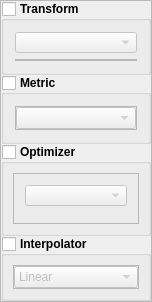
<?xml version="1.0" encoding="UTF-8"?>
<ui version="4.0">
 <class>QmitkRigidRegistrationSelector</class>
 <widget class="QWidget" name="QmitkRigidRegistrationSelector">
  <property name="geometry">
   <rect>
    <x>0</x>
    <y>0</y>
    <width>130</width>
    <height>302</height>
   </rect>
  </property>
  <property name="minimumSize">
   <size>
    <width>0</width>
    <height>0</height>
   </size>
  </property>
  <property name="windowTitle">
   <string>QmitkRigidRegistrationSelector</string>
  </property>
  <layout class="QVBoxLayout" name="verticalLayout_96">
   <property name="spacing">
    <number>0</number>
   </property>
   <property name="margin">
    <number>0</number>
   </property>
   <item>
    <widget class="QFrame" name="frame3">
     <property name="frameShape">
      <enum>QFrame::StyledPanel</enum>
     </property>
     <property name="frameShadow">
      <enum>QFrame::Raised</enum>
     </property>
     <layout class="QVBoxLayout" name="verticalLayout_121">
      <property name="spacing">
       <number>0</number>
      </property>
      <property name="margin">
       <number>0</number>
      </property>
      <item>
       <widget class="QGroupBox" name="m_TransformGroup">
        <property name="font">
         <font>
          <weight>75</weight>
          <bold>true</bold>
         </font>
        </property>
        <property name="title">
         <string>Transform</string>
        </property>
        <property name="flat">
         <bool>true</bool>
        </property>
        <property name="checkable">
         <bool>true</bool>
        </property>
        <property name="checked">
         <bool>false</bool>
        </property>
        <layout class="QVBoxLayout" name="verticalLayout_3">
         <item>
          <widget class="QComboBox" name="m_TransformBox">
           <property name="enabled">
            <bool>true</bool>
           </property>
           <property name="minimumSize">
            <size>
             <width>0</width>
             <height>20</height>
            </size>
           </property>
           <property name="font">
            <font>
             <weight>50</weight>
             <bold>false</bold>
            </font>
           </property>
           <property name="duplicatesEnabled">
            <bool>false</bool>
           </property>
          </widget>
         </item>
         <item>
          <widget class="QFrame" name="m_TransformFrame">
           <property name="enabled">
            <bool>true</bool>
           </property>
           <property name="frameShape">
            <enum>QFrame::StyledPanel</enum>
           </property>
           <property name="frameShadow">
            <enum>QFrame::Raised</enum>
           </property>
           <layout class="QVBoxLayout" name="verticalLayout_5">
            <property name="spacing">
             <number>0</number>
            </property>
            <property name="margin">
             <number>0</number>
            </property>
            <item>
             <widget class="QStackedWidget" name="m_TransformWidgetStack">
              <widget class="QWidget" name="page_3"/>
             </widget>
            </item>
           </layout>
          </widget>
         </item>
        </layout>
       </widget>
      </item>
      <item>
       <widget class="QGroupBox" name="m_MetricGroup">
        <property name="font">
         <font>
          <weight>75</weight>
          <bold>true</bold>
         </font>
        </property>
        <property name="title">
         <string>Metric</string>
        </property>
        <property name="flat">
         <bool>true</bool>
        </property>
        <property name="checkable">
         <bool>true</bool>
        </property>
        <property name="checked">
         <bool>false</bool>
        </property>
        <layout class="QVBoxLayout" name="verticalLayout_94">
         <item>
          <widget class="QFrame" name="m_MetricFrame">
           <property name="enabled">
            <bool>true</bool>
           </property>
           <property name="frameShape">
            <enum>QFrame::StyledPanel</enum>
           </property>
           <property name="frameShadow">
            <enum>QFrame::Raised</enum>
           </property>
           <layout class="QVBoxLayout" name="verticalLayout_13">
            <property name="spacing">
             <number>0</number>
            </property>
            <property name="margin">
             <number>0</number>
            </property>
            <item>
             <widget class="QComboBox" name="m_MetricBox">
              <property name="enabled">
               <bool>true</bool>
              </property>
              <property name="minimumSize">
               <size>
                <width>0</width>
                <height>20</height>
               </size>
              </property>
              <property name="font">
               <font>
                <weight>50</weight>
                <bold>false</bold>
               </font>
              </property>
              <property name="duplicatesEnabled">
               <bool>false</bool>
              </property>
             </widget>
            </item>
            <item>
             <widget class="QStackedWidget" name="m_MetricWidgetStack">
              <widget class="QWidget" name="page_2"/>
             </widget>
            </item>
           </layout>
          </widget>
         </item>
        </layout>
       </widget>
      </item>
      <item>
       <widget class="QGroupBox" name="m_OptimizerGroup">
        <property name="font">
         <font>
          <weight>75</weight>
          <bold>true</bold>
         </font>
        </property>
        <property name="title">
         <string>Optimizer</string>
        </property>
        <property name="flat">
         <bool>true</bool>
        </property>
        <property name="checkable">
         <bool>true</bool>
        </property>
        <property name="checked">
         <bool>false</bool>
        </property>
        <layout class="QVBoxLayout" name="verticalLayout_42">
         <property name="spacing">
          <number>6</number>
         </property>
         <property name="margin">
          <number>9</number>
         </property>
         <item>
          <widget class="QFrame" name="m_OptimizerFrame">
           <property name="enabled">
            <bool>true</bool>
           </property>
           <property name="frameShape">
            <enum>QFrame::StyledPanel</enum>
           </property>
           <property name="frameShadow">
            <enum>QFrame::Raised</enum>
           </property>
           <layout class="QVBoxLayout" name="verticalLayout_4">
            <item>
             <widget class="QComboBox" name="m_OptimizerBox">
              <property name="enabled">
               <bool>true</bool>
              </property>
              <property name="minimumSize">
               <size>
                <width>0</width>
                <height>20</height>
               </size>
              </property>
              <property name="font">
               <font>
                <weight>50</weight>
                <bold>false</bold>
               </font>
              </property>
              <property name="duplicatesEnabled">
               <bool>false</bool>
              </property>
             </widget>
            </item>
            <item>
             <widget class="QStackedWidget" name="m_OptimizerWidgetStack">
              <property name="currentIndex">
               <number>0</number>
              </property>
              <widget class="QWidget" name="page"/>
             </widget>
            </item>
           </layout>
          </widget>
         </item>
        </layout>
       </widget>
      </item>
      <item>
       <widget class="QGroupBox" name="m_InterpolatorGroup">
        <property name="font">
         <font>
          <weight>75</weight>
          <bold>true</bold>
         </font>
        </property>
        <property name="focusPolicy">
         <enum>Qt::StrongFocus</enum>
        </property>
        <property name="title">
         <string>Interpolator</string>
        </property>
        <property name="flat">
         <bool>true</bool>
        </property>
        <property name="checkable">
         <bool>true</bool>
        </property>
        <property name="checked">
         <bool>false</bool>
        </property>
        <layout class="QVBoxLayout" name="verticalLayout">
         <property name="spacing">
          <number>6</number>
         </property>
         <property name="margin">
          <number>9</number>
         </property>
         <item>
          <widget class="QFrame" name="m_InterpolatorFrame">
           <property name="enabled">
            <bool>true</bool>
           </property>
           <property name="frameShape">
            <enum>QFrame::StyledPanel</enum>
           </property>
           <property name="frameShadow">
            <enum>QFrame::Raised</enum>
           </property>
           <property name="lineWidth">
            <number>1</number>
           </property>
           <layout class="QVBoxLayout" name="verticalLayout_2">
            <property name="spacing">
             <number>0</number>
            </property>
            <property name="margin">
             <number>0</number>
            </property>
            <item>
             <widget class="QComboBox" name="m_InterpolatorBox">
              <property name="enabled">
               <bool>true</bool>
              </property>
              <property name="minimumSize">
               <size>
                <width>0</width>
                <height>20</height>
               </size>
              </property>
              <property name="font">
               <font>
                <weight>50</weight>
                <bold>false</bold>
               </font>
              </property>
              <property name="duplicatesEnabled">
               <bool>false</bool>
              </property>
              <item>
               <property name="text">
                <string>Linear</string>
               </property>
              </item>
              <item>
               <property name="text">
                <string>NearestNeighbor</string>
               </property>
              </item>
             </widget>
            </item>
           </layout>
          </widget>
         </item>
         <item>
          <spacer name="verticalSpacer">
           <property name="orientation">
            <enum>Qt::Vertical</enum>
           </property>
           <property name="sizeHint" stdset="0">
            <size>
             <width>20</width>
             <height>0</height>
            </size>
           </property>
          </spacer>
         </item>
        </layout>
       </widget>
      </item>
     </layout>
    </widget>
   </item>
  </layout>
 </widget>
 <layoutdefault spacing="6" margin="11"/>
 <includes>
  <include location="local">mitkDataNode.h</include>
  <include location="local">mitkImageRegistrationMethod.h</include>
  <include location="local">mitkRenderingManager.h</include>
  <include location="local">mitkRigidRegistrationPreset.h</include>
 </includes>
 <resources/>
 <connections/>
</ui>
